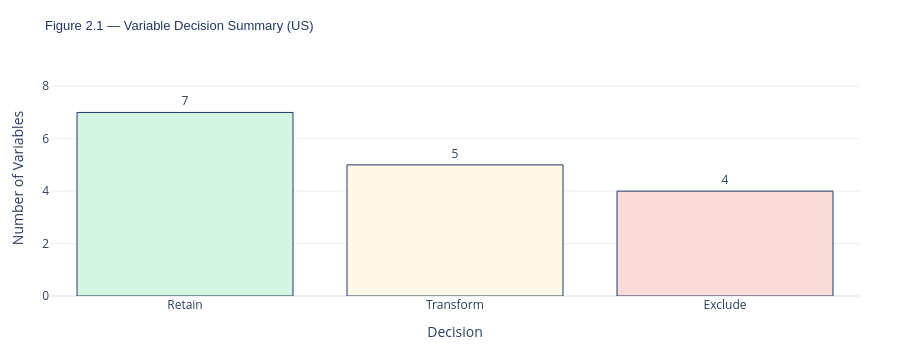

This figure's notebook cell:
### Code cell
# 2.4  Decision summary bar chart
order   = ['Retain', 'Transform', 'Exclude']
summary = (var_register.groupby('Decision')['Variable']
           .count()
           .reindex(order)
           .fillna(0)
           .reset_index())
summary.columns = ['Decision', 'Count']

fig = go.Figure(go.Bar(
    x=summary['Decision'],
    y=summary['Count'],
    marker_color=[DECISION_COLOURS.get(d, AMBER) for d in summary['Decision']],
    marker_line_color=NAVY,
    marker_line_width=1,
    text=summary['Count'].astype(int),
    textposition='outside',
    hovertemplate='%{x}: %{y} variables<extra></extra>',
))
fig.update_layout(
    title=dict(
        text=f'Figure 2.1 — Variable Decision Summary ({COUNTRY})',
        font=dict(size=13, color=NAVY, family='Arial'),
    ),
    xaxis_title='Decision',
    yaxis_title='Number of Variables',
    yaxis=dict(range=[0, summary['Count'].max() + 2]),
    template=TEMPLATE,
    height=350,
    margin=dict(t=60, b=40, l=50, r=40),
)
fig.show()

### Figure 1 — Plotly figure (JSON) as saved in the notebook; plotly's stock layout.template omitted (floating-point values rounded to 4 significant figures)
{"data": [{"hovertemplate": "%{x}: %{y} variables<extra></extra>", "marker": {"color": ["#D5F5E3", "#FEF9E7", "#FADBD8"], "line": {"color": "#1F3864", "width": 1}}, "text": [7.0, 5.0, 4.0], "textposition": "outside", "type": "bar", "x": ["Retain", "Transform", "Exclude"], "y": [7, 5, 4]}], "layout": {"height": 350, "margin": {"b": 40, "l": 50, "r": 40, "t": 60}, "title": {"font": {"color": "#1F3864", "family": "Arial", "size": 13}, "text": "Figure 2.1 — Variable Decision Summary (US)"}, "xaxis": {"title": {"text": "Decision"}}, "yaxis": {"range": [0, 9], "title": {"text": "Number of Variables"}}}}
